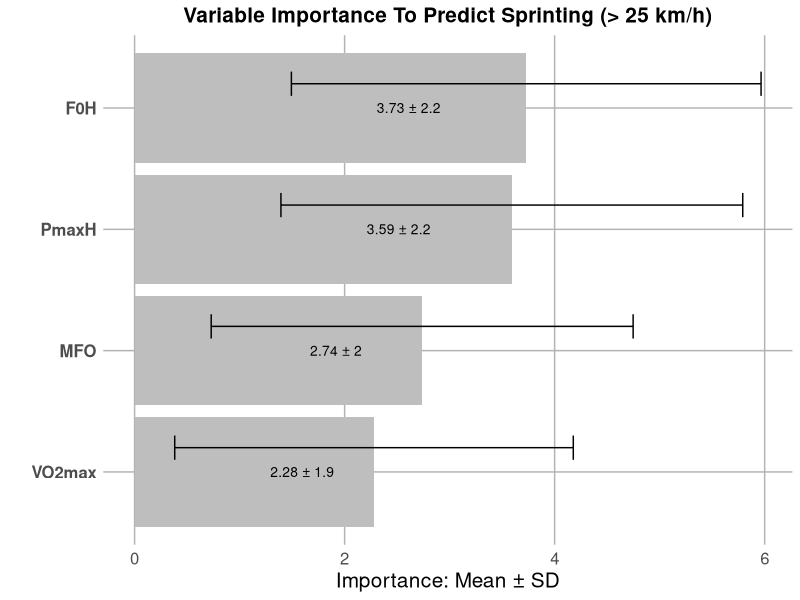
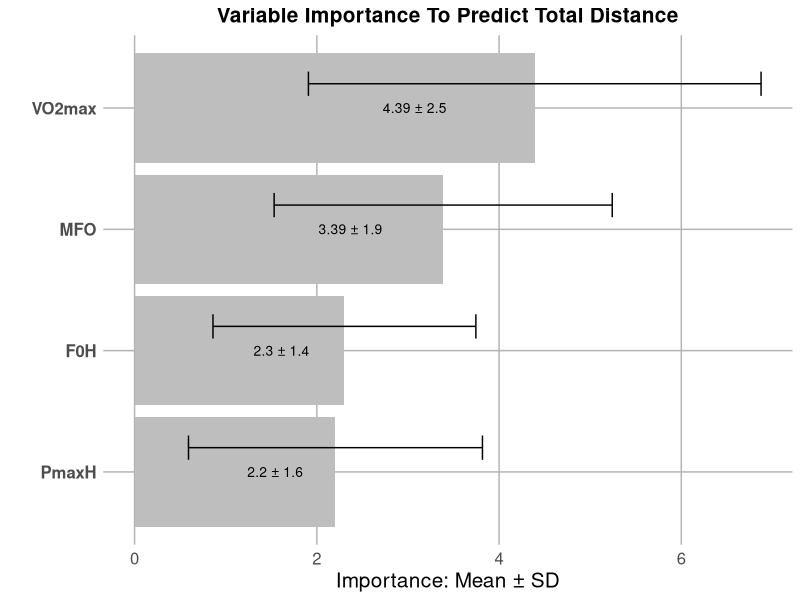
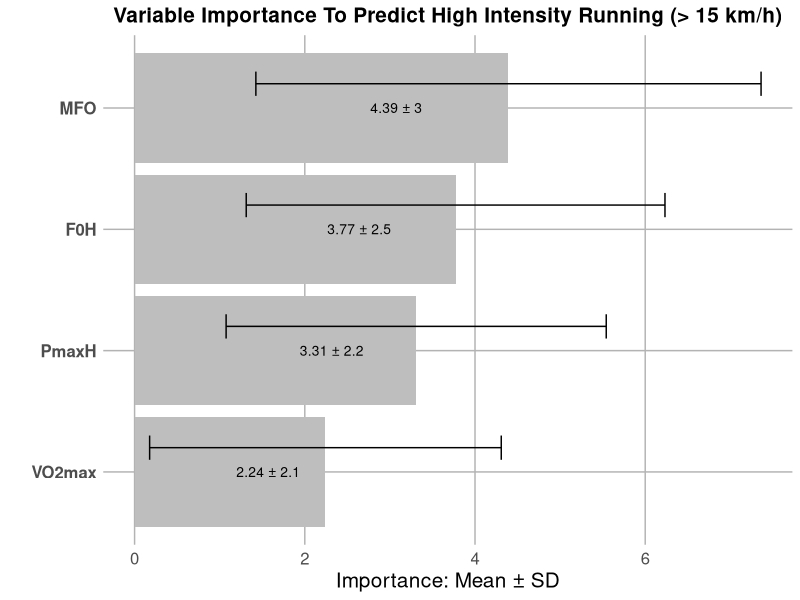

These figures' R source, in order:
# Install and load necessary packages
installed = installed.packages()
if (!("dplyr" %in% installed)) { install.packages("dplyr") }
if (!("rpart" %in% installed)) { install.packages("rpart") }
if (!("ggplot2" %in% installed)) { install.packages("ggplot2") }
if (!("tidyr" %in% installed)) { install.packages("tidyr") }
if (!("here" %in% installed)) { install.packages("here") }

library(dplyr)
library(rpart)
library(ggplot2)
library(tidyr)
library(here)

# Import data
base_path <- here()
print(paste(base_path))
df_standardized <- read.csv2("STANDARDIZED_DATA.csv", sep=',', dec=".", check.names=F, fileEncoding = "LATIN1")

# Initialize a function to process different variables
process_variable <- function(variable_name, df) {
  data <- df %>%
    select(MFO, VO2max, F0H, PmaxH, all_of(variable_name)) %>%
    rename(var = all_of(variable_name))
  
  all_variables <- names(data)[names(data) != "var"]
  
  importances_list <- vector("list", 1000)
  
  for (i in 1:1000) {
    # Generate a bootstrap sample
    bootstrap_sample <- data[sample(1:nrow(data), replace = TRUE), ]
    
    # Fit the decision tree
    model <- rpart(var ~ ., data = bootstrap_sample)
    
    # Initialize an importance vector with zero for all variables
    current_importances <- setNames(rep(0, length(all_variables)), all_variables)
    
    # Fill with the actual importance from the model
    if (!is.null(model$variable.importance)) {
      current_importances[names(model$variable.importance)] <- model$variable.importance
    }
    
    # Store the variable importance
    importances_list[[i]] <- current_importances
  }
  
  # Transform the list into a dataframe for processing
  importance_df <- do.call(rbind, importances_list) %>%
    as.data.frame() %>%
    summarise_all(mean, na.rm = TRUE) %>%
    pivot_longer(cols = everything(), names_to = "Variable", values_to = "Importance")
  
  importance_sd <- do.call(rbind, importances_list) %>%
    as.data.frame() %>%
    summarise_all(sd, na.rm = TRUE) %>%
    pivot_longer(cols = everything(), names_to = "Variable", values_to = "SD")
  
  importance_df <- left_join(importance_df, importance_sd, by = "Variable")
  
  # Sort by importance for better visualization
  importance_df <- importance_df %>%
    arrange(desc(Importance))
  
  # Data visualization
  plot_1 <- ggplot(importance_df, aes(x = reorder(Variable, Importance), y = Importance)) +
    geom_col(fill = "grey") +
    geom_text(aes(label = paste(round(Importance, 2), "±", round(SD, 1))),
              position = position_stack(vjust = 0.7),
              color = "black",
              size = 3.5) +
    geom_errorbar(aes(ymin = Importance - SD, ymax = Importance + SD),
                  width = 0.2,
                  color = "black",
                  position = position_nudge(x = 0.2)) +
    theme_minimal() +
    theme(
      plot.title = element_text(size = 15, color = "black", hjust = 0.5, face = 'bold'),
      axis.text.x = element_text(size = 12),
      axis.text.y = element_text(size = 12, face = "bold"),
      panel.background = element_rect(fill = "white", color = NA),
      plot.background = element_rect(fill = "white", color = NA),
      axis.title.x = element_text(size = 15, color = "black"),
      axis.title.y = element_text(size = 15, color = "black"),
      panel.grid.major = element_line(color = "grey70"),
      panel.grid.minor = element_blank()) +
    labs(
      x = "", y = "Importance: Mean ± SD", title = paste("Variable Importance To Predict", variable_name)
    ) + coord_flip()
  
}

# List of variables to analyze
variables_to_analyze <- c("Sprinting (> 25 km/h)", "Total Distance", "High Intensity Running (> 15 km/h)")

# Apply the function to each variable
lapply(variables_to_analyze, process_variable, df = df_standardized)
